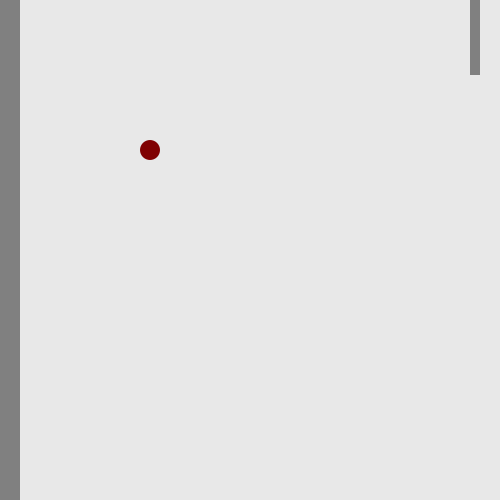
Frame 1 (no input)
Frame 60 (the mouse pressed at the canvas centre just before this capture): identical to frame 1, image omitted
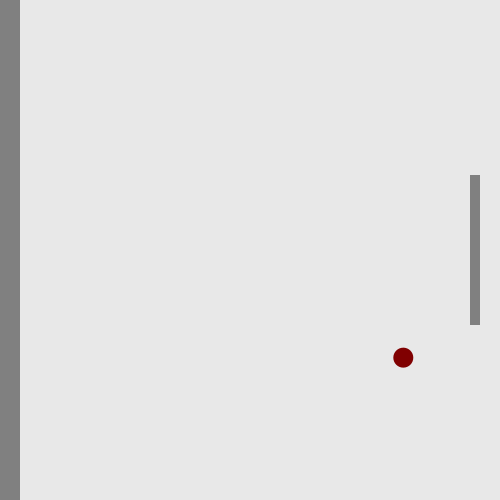
Frame 120 (the mouse held since frame 60 and released just before this capture)

The Processing sketch that drew these frames (run headless with seeded random() and noise(); from frame 60 on, the mouse is pressed at the canvas centre):

// Processing sketch: processing_131969
// ── processing_131969.pde




boolean gameStart = false;





 





float x = 150;





float y = 150;





float speedX = random(3, 5);





float speedY = random(3, 5);





int leftColor = 128;





int rightColor = 128;





int diam;





int rectSize = 150;





float diamHit;





 





 





void setup() {





  size(500, 500);





  noStroke();





  smooth();





  ellipseMode(CENTER);





}





 





void draw() { 





  background(232);





 





  fill(128,0,1);





  diam = 20;





  ellipse(x, y, diam, diam);





 





  fill(leftColor);





  rect(0, 0, 20, height);





  fill(rightColor);





  rect(width-30, mouseY-rectSize/2, 10, rectSize);





 





 





  if (gameStart) {





 





    x = x + speedX;





    y = y + speedY;





 





    // if ball hits movable bar, invert X direction and apply effects





    if ( x > width-30 && x < width -20 && y > mouseY-rectSize/2 && y < mouseY+rectSize/2 ) {





      speedX = speedX * -1;





      x = x + speedX;





      rightColor = 0;





      fill(random(0,128),random(0,128),random(0,128));





      diamHit = random(75,150);



      fill(255,0,0);

     
      ellipse(x,y,diamHit,diamHit);





      rectSize = rectSize-10;





      rectSize = constrain(rectSize, 10,150);      





    } 





 





    // if ball hits wall, change direction of X





    else if (x < 25) {





      speedX = speedX * -1.1;





      x = x + speedX;





      leftColor = 0;





    }





 





    else {     





      leftColor = 128;





      rightColor = 128;





    }





    // resets things if you lose





    if (x > width) { 





      gameStart = false;





      x = 150;





      y = 150; 





      speedX = random(3, 5);





      speedY = random(3, 5);





      rectSize = 150;





    }





 





 





    // if ball hits up or down, change direction of Y   





    if ( y > height || y < 0 ) {





      speedY = speedY * -1;





      y = y + speedY;





    }





  }





}





void mousePressed() {





  gameStart = !gameStart;





}
